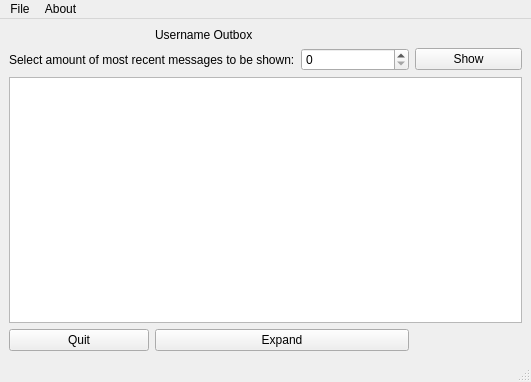
<?xml version="1.0" encoding="UTF-8"?>
<ui version="4.0">
 <class>MainWindow</class>
 <widget class="QMainWindow" name="MainWindow">
  <property name="geometry">
   <rect>
    <x>0</x>
    <y>0</y>
    <width>531</width>
    <height>382</height>
   </rect>
  </property>
  <property name="windowTitle">
   <string>MainWindow</string>
  </property>
  <widget class="QWidget" name="centralwidget">
   <layout class="QGridLayout" name="gridLayout">
    <item row="0" column="1" colspan="2">
     <widget class="QLabel" name="windowlogoLabel">
      <property name="text">
       <string>Username Outbox</string>
      </property>
     </widget>
    </item>
    <item row="1" column="0" colspan="2">
     <widget class="QLabel" name="label">
      <property name="text">
       <string>Select amount of most recent messages to be shown:</string>
      </property>
     </widget>
    </item>
    <item row="1" column="2">
     <widget class="QSpinBox" name="spinBox"/>
    </item>
    <item row="1" column="3">
     <widget class="QPushButton" name="showButton">
      <property name="text">
       <string>Show</string>
      </property>
     </widget>
    </item>
    <item row="2" column="0" colspan="4">
     <widget class="QTableView" name="tableView"/>
    </item>
    <item row="3" column="0">
     <widget class="QPushButton" name="quitButton">
      <property name="text">
       <string>Quit</string>
      </property>
     </widget>
    </item>
    <item row="3" column="1" colspan="2">
     <widget class="QPushButton" name="expandButton">
      <property name="text">
       <string>Expand</string>
      </property>
     </widget>
    </item>
   </layout>
  </widget>
  <widget class="QMenuBar" name="menubar">
   <property name="geometry">
    <rect>
     <x>0</x>
     <y>0</y>
     <width>531</width>
     <height>22</height>
    </rect>
   </property>
   <widget class="QMenu" name="menuFile">
    <property name="title">
     <string>File</string>
    </property>
    <addaction name="actionNew_mail"/>
    <addaction name="separator"/>
    <addaction name="actionInbox"/>
    <addaction name="actionOutbox"/>
    <addaction name="separator"/>
    <addaction name="actionLogout"/>
   </widget>
   <widget class="QMenu" name="menuAbout">
    <property name="title">
     <string>About</string>
    </property>
    <addaction name="actionSource_code"/>
    <addaction name="actionPresentation"/>
   </widget>
   <addaction name="menuFile"/>
   <addaction name="menuAbout"/>
  </widget>
  <widget class="QStatusBar" name="statusbar"/>
  <action name="actionNew_mail">
   <property name="text">
    <string>New mail</string>
   </property>
  </action>
  <action name="actionInbox">
   <property name="text">
    <string>Inbox</string>
   </property>
  </action>
  <action name="actionOutbox">
   <property name="text">
    <string>Outbox</string>
   </property>
  </action>
  <action name="actionSource_code">
   <property name="text">
    <string>Source code</string>
   </property>
  </action>
  <action name="actionPresentation">
   <property name="text">
    <string>Presentation</string>
   </property>
  </action>
  <action name="actionLogout">
   <property name="text">
    <string>Logout</string>
   </property>
  </action>
 </widget>
 <resources/>
 <connections/>
</ui>
